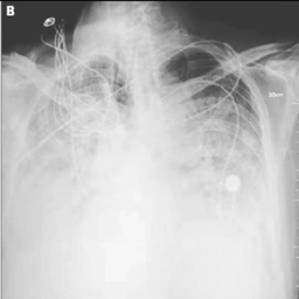
#> input picture Data/train_fix/covid/COVID-1049.png, 299 x 299 px; its folder holds only this picture in this run
$ python preprocess.py
#> lines starting #> are read from the running program, lines starting #| are printed output that depends on the picture
import os
import cv2
from matplotlib import pyplot as plt
import numpy as np

if __name__ == "__main__":

    # Inputs
    dataset_path = './Data/train_fix'
    output_path = './Data/train_processed_fix'
    desired_res = [64, 64]

    # Make output folder if it doesn't exists
    if not os.path.exists(output_path):
        os.makedirs(output_path)

    # Iterate classes
    for class_folder in os.listdir(dataset_path):
        class_folder = os.path.join(dataset_path, class_folder)
        # Iterate files
        for file in os.listdir(class_folder):
            print(f"Preprocessing {file}")
            # Read
            file_full_path = os.path.join(class_folder, file)
            img = cv2.imread(file_full_path, 0)
#> img is the input picture: shape (299, 299); min 10, max 254, mean 190.8

            # Resize
            resized_img = cv2.resize(img, (desired_res[0], desired_res[1]))
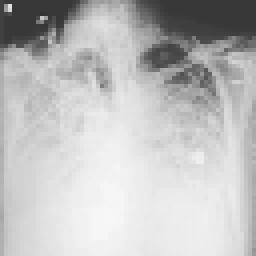
#> resized_img: shape (64, 64) (shown 4 times larger); min 50, max 247, mean 190.7

            # Norm
            resized_img = (resized_img - np.min(resized_img)) / (np.max(resized_img) - np.min(resized_img))
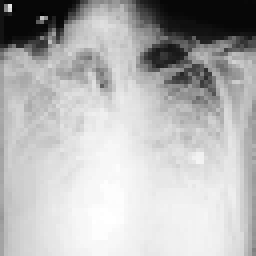
#> resized_img: shape (64, 64) float64 (shown 4 times larger); min 0, max 1, mean 0.714

            # Save
            img_path = os.path.join(output_path, file.replace(".png", ".npz"))
            gr = os.path.split(class_folder)[-1]
            #print(gr)
            np.savez(img_path, data=resized_img, gr=gr)
#> pass 2 of the loop `for class_folder in os.listdir(dataset_path):`:
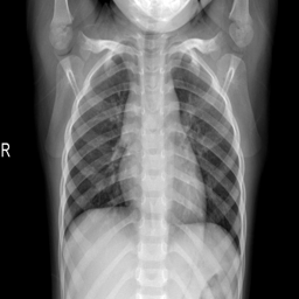
#> input picture Data/train_fix/normal/Normal-1105.png, 299 x 299 px
#> img is the input picture: shape (299, 299); min 0, max 255, mean 99.5
#> `resized_img = cv2.resize(img, (desired_res[0], desired_res[1]))`:
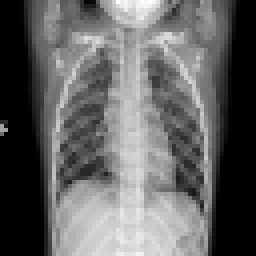
#> resized_img: shape (64, 64) (shown 4 times larger); min 0, max 254, mean 99.5
